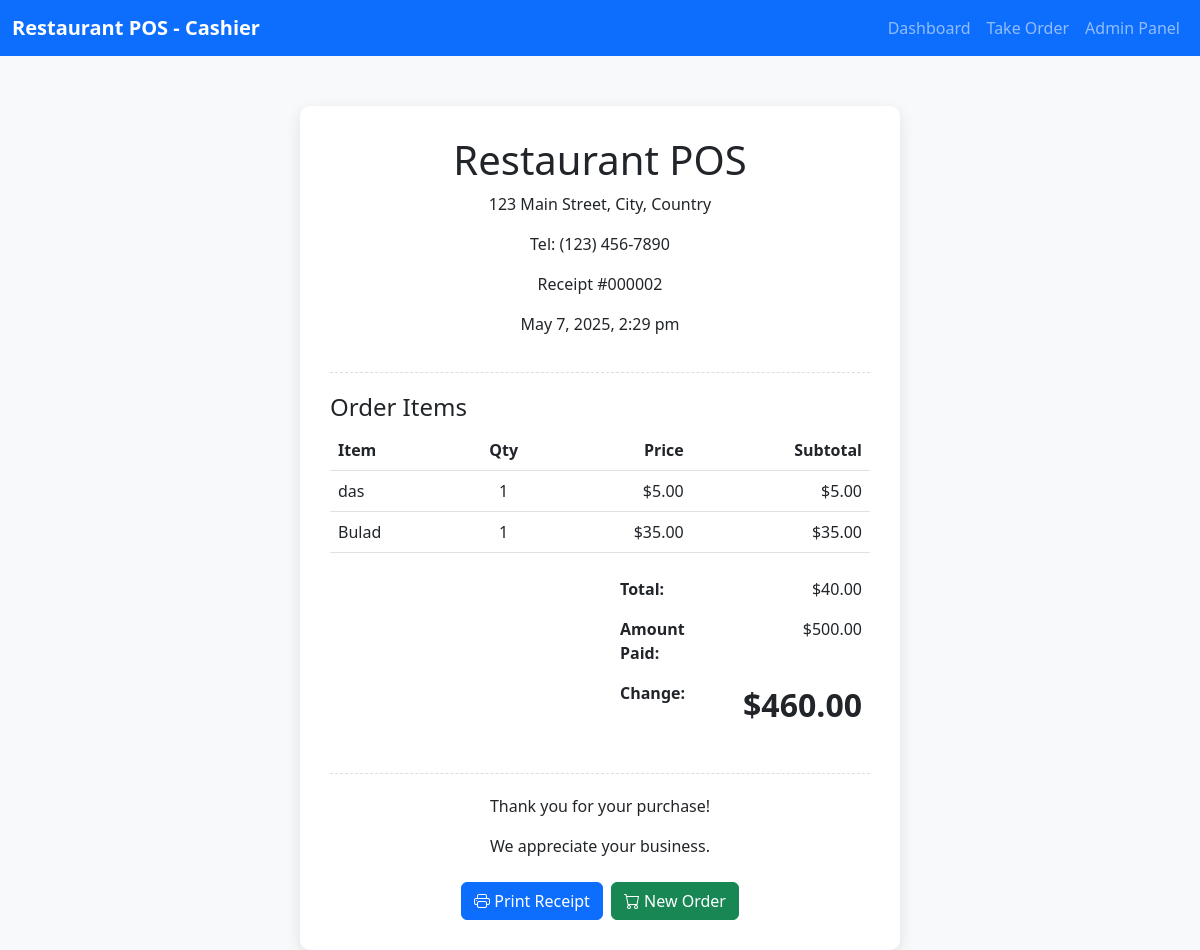
Screenshot of /cashier/display-change.php?id=2 with the database file from the repository.
### tables this page shows
CREATE TABLE `transactions` (
  `id` int(11) NOT NULL,
  `transaction_date` datetime DEFAULT current_timestamp(),
  `total_amount` decimal(10,2) NOT NULL,
  `amount_paid` decimal(10,2) NOT NULL,
  `change_amount` decimal(10,2) NOT NULL,
  `status` varchar(20) DEFAULT 'completed'
);

CREATE TABLE `transaction_items` (
  `id` int(11) NOT NULL,
  `transaction_id` int(11) NOT NULL,
  `menu_item_id` int(11) NOT NULL,
  `quantity` int(11) NOT NULL,
  `price_per_item` decimal(10,2) NOT NULL,
  `subtotal` decimal(10,2) NOT NULL
);

CREATE TABLE `menu_items` (
  `id` int(11) NOT NULL,
  `menu_name` varchar(255) NOT NULL,
  `approximate_cost` decimal(10,2) NOT NULL,
  `number_of_servings` int(11) NOT NULL,
  `price_per_serve` decimal(10,2) NOT NULL,
  `expected_sales` decimal(10,2) NOT NULL,
  `servings_sold` int(11) DEFAULT 0,
  `date_added` date NOT NULL
);

### cashier/display-change.php (the view, shortened to what this page needs)
<!DOCTYPE html>
<html lang="en">
<head>
  <link rel="stylesheet" href="https://cdn.jsdelivr.net/npm/bootstrap@5.3.0/dist/css/bootstrap.min.css">
  <link rel="stylesheet" href="https://cdn.jsdelivr.net/npm/bootstrap-icons@1.11.1/font/bootstrap-icons.css">
</head>
<body>
  <nav class="navbar navbar-expand-lg navbar-dark bg-primary no-print">
    <div class="container-fluid">
      <a class="navbar-brand" href="index.php">Restaurant POS - Cashier</a>
      <div class="collapse navbar-collapse" id="cashierNavbar">
        <ul class="navbar-nav ms-auto">
          <li class="nav-item">
            <a class="nav-link" href="index.php">Dashboard</a>
          </li>
          <li class="nav-item">
            <a class="nav-link" href="take-customer-order.php">Take Order</a>
          </li>
          <li class="nav-item">
            <a class="nav-link" href="../admin/index.php">Admin Panel</a>
          </li>
        </ul>
      </div>
    </div>
  </nav>
  <div class="container">
    <?php
    include '../admin/connection.php';
    $transaction_id = $_GET['id'];
    $sql = "SELECT * FROM transactions WHERE id = $transaction_id";
    $result = mysqli_query($conn, $sql);
    $transaction = mysqli_fetch_assoc($result);
    $sql = "SELECT ti.*, m.menu_name
            FROM transaction_items ti
            JOIN menu_items m ON ti.menu_item_id = m.id
            WHERE ti.transaction_id = $transaction_id";
    $items_result = mysqli_query($conn, $sql);
    ?>
    <div class="receipt">
      <div class="receipt-header">
        <h1>Restaurant POS</h1>
        <p>123 Main Street, City, Country</p>
        <p>Tel: (123) 456-7890</p>
        <p>Receipt #<?php echo str_pad($transaction_id, 6, '0', STR_PAD_LEFT); ?></p>
        <p><?php echo date('F j, Y, g:i a', strtotime($transaction['transaction_date'])); ?></p>
      </div>
      <h4>Order Items</h4>
      <table class="table">
        <thead>
          <tr>
            <th>Item</th>
            <th class="text-center">Qty</th>
            <th class="text-end">Price</th>
            <th class="text-end">Subtotal</th>
          </tr>
        </thead>
        <tbody>
          <?php while ($item = mysqli_fetch_assoc($items_result)): ?>
            <tr>
              <td><?php echo $item['menu_name']; ?></td>
              <td class="text-center"><?php echo $item['quantity']; ?></td>
              <td class="text-end">$<?php echo number_format($item['price_per_item'], 2); ?></td>
              <td class="text-end">$<?php echo number_format($item['subtotal'], 2); ?></td>
            </tr>
          <?php endwhile; ?>
        </tbody>
      </table>
      <div class="row">
        <div class="col-md-6 offset-md-6">
          <table class="table table-borderless">
            <tr>
              <th>Total:</th>
              <td class="text-end">$<?php echo number_format($transaction['total_amount'], 2); ?></td>
            </tr>
            <tr>
              <th>Amount Paid:</th>
              <td class="text-end">$<?php echo number_format($transaction['amount_paid'], 2); ?></td>
            </tr>
            <tr>
              <th>Change:</th>
              <td class="text-end change-highlight">$<?php echo number_format($transaction['change_amount'], 2); ?></td>
            </tr>
          </table>
        </div>
      </div>
      <div class="receipt-footer">
        <p>Thank you for your purchase!</p>
        <p>We appreciate your business.</p>
      </div>
      <div class="d-flex justify-content-center mt-4 no-print">
        <button class="btn btn-primary me-2" onclick="window.print();">
          <i class="bi bi-printer"></i> Print Receipt
        </button>
        <a href="take-customer-order.php" class="btn btn-success">
          <i class="bi bi-cart"></i> New Order
        </a>
      </div>
    </div>
  </div>
</body>
</html>

### cashier/display-change.php (style rules this page uses)
body { background-color: #f8f9fa; }
.nav-link { font-weight: 500; }
.navbar-brand { font-weight: bold; }
.container { margin-top: 50px; }
.receipt { max-width: 600px; margin: 0 auto; background-color: white; padding: 30px; border-radius: 10px; box-shadow: 0 5px 15px rgba(0,0,0,0.1); }
.receipt-header { text-align: center; margin-bottom: 20px; padding-bottom: 20px; border-bottom: 1px dashed #ddd; }
.receipt-footer { text-align: center; margin-top: 20px; padding-top: 20px; border-top: 1px dashed #ddd; }
.change-highlight { font-size: 2rem; font-weight: bold; color: #198754; }

### rows the page displays
transactions: transaction_date "May 7, 2025, 2:29 pm", total_amount "40.00", amount_paid "500.00", change_amount "460.00"
transaction_items: menu_item.menu_name "das", quantity "1", price_per_item "5.00", subtotal "5.00"
transaction_items: menu_item.menu_name "Bulad", quantity "1", price_per_item "35.00", subtotal "35.00"

### other values shown
str_pad($transaction_id, 6, '0', STR_PAD_LEFT) "000002"
